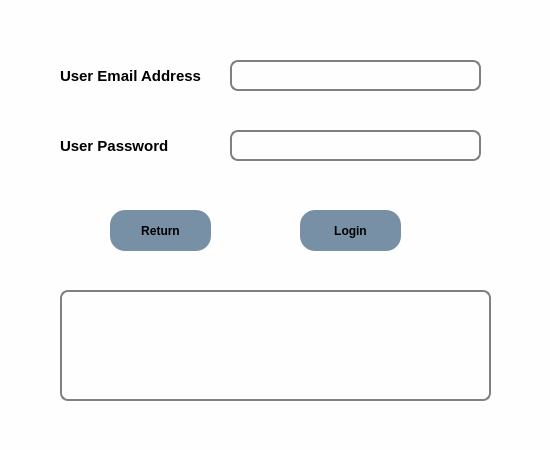
<?xml version="1.0" encoding="UTF-8"?>
<ui version="4.0">
 <class>Dialog</class>
 <widget class="QDialog" name="Dialog">
  <property name="geometry">
   <rect>
    <x>0</x>
    <y>0</y>
    <width>550</width>
    <height>450</height>
   </rect>
  </property>
  <property name="windowTitle">
   <string>Dialog</string>
  </property>
  <property name="styleSheet">
   <string notr="true">*
{
background:#fefefe;
}
#mainFrame {
border: 3px solid gray;
border-radius: 40px;
background: white;
}
QLineEdit {
padding: 1px;
border-style: solid;
border: 2px solid gray;
border-radius: 8px;
}

QPushButton
{
background: #7890a5;
border-radius:15px;
}

QPushButton:hover
{
color:#333;
border-radius:15px;
background:#49ebff;
}


QLabel {
font-weight: bold;
font-size: 15px;
}

QTextBrowser{
padding: 1px;
border-style: solid;
border: 2px solid gray;
border-radius: 8px;
}</string>
  </property>
  <widget class="QPushButton" name="button_login_user">
   <property name="geometry">
    <rect>
     <x>300</x>
     <y>210</y>
     <width>101</width>
     <height>41</height>
    </rect>
   </property>
   <property name="font">
    <font>
     <weight>75</weight>
     <bold>true</bold>
    </font>
   </property>
   <property name="text">
    <string>Login</string>
   </property>
  </widget>
  <widget class="QLineEdit" name="line_email">
   <property name="geometry">
    <rect>
     <x>230</x>
     <y>60</y>
     <width>251</width>
     <height>31</height>
    </rect>
   </property>
  </widget>
  <widget class="QLabel" name="label_password">
   <property name="geometry">
    <rect>
     <x>60</x>
     <y>130</y>
     <width>131</width>
     <height>31</height>
    </rect>
   </property>
   <property name="text">
    <string>User Password</string>
   </property>
  </widget>
  <widget class="QLineEdit" name="line_password">
   <property name="geometry">
    <rect>
     <x>230</x>
     <y>130</y>
     <width>251</width>
     <height>31</height>
    </rect>
   </property>
   <property name="echoMode">
    <enum>QLineEdit::Password</enum>
   </property>
  </widget>
  <widget class="QLabel" name="label_email">
   <property name="geometry">
    <rect>
     <x>60</x>
     <y>60</y>
     <width>161</width>
     <height>31</height>
    </rect>
   </property>
   <property name="text">
    <string>User Email Address</string>
   </property>
  </widget>
  <widget class="QPushButton" name="button_return">
   <property name="geometry">
    <rect>
     <x>110</x>
     <y>210</y>
     <width>101</width>
     <height>41</height>
    </rect>
   </property>
   <property name="font">
    <font>
     <weight>75</weight>
     <bold>true</bold>
    </font>
   </property>
   <property name="text">
    <string>Return</string>
   </property>
  </widget>
  <widget class="QTextBrowser" name="text_browser_display">
   <property name="geometry">
    <rect>
     <x>60</x>
     <y>290</y>
     <width>431</width>
     <height>111</height>
    </rect>
   </property>
  </widget>
 </widget>
 <resources/>
 <connections/>
</ui>
